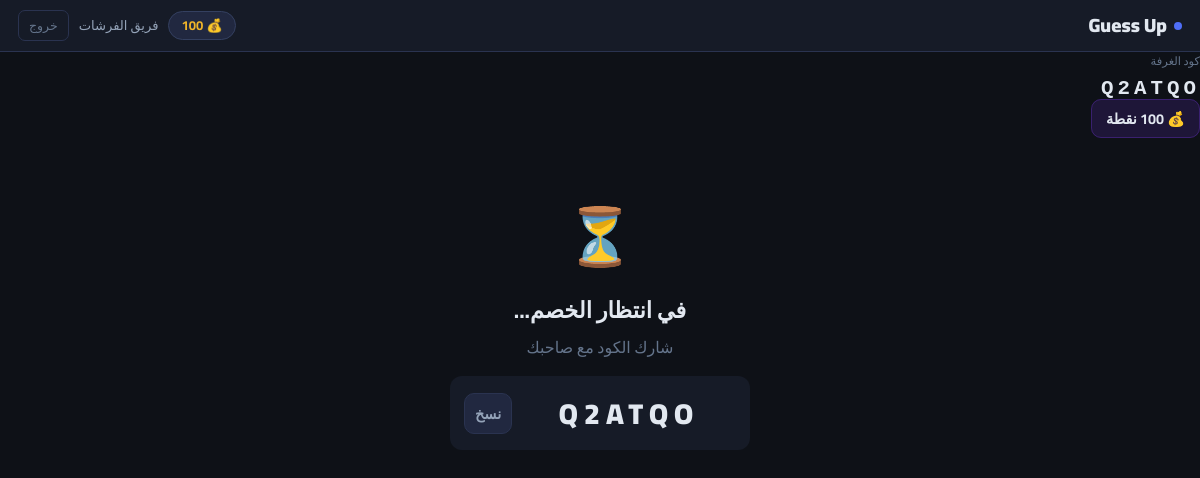
The app's page /room/Q2ATQO (signed in) with its own data.
### models.py (models this page shows, shortened)
class Player(db.Model):
    __tablename__     = 'players'
    id                = db.Column(db.Integer, primary_key=True)
    player_name       = db.Column(db.String(50), unique=True, nullable=False)
    password_hash     = db.Column(db.String(256), nullable=False)
    points            = db.Column(db.Integer, default=100)
    xp                = db.Column(db.Integer, default=0)       # م12: XP
    win_streak        = db.Column(db.Integer, default=0)       # م4: Streak
    best_streak       = db.Column(db.Integer, default=0)       # م4: أحسن streak
    last_daily_reward = db.Column(db.DateTime, nullable=True)  # م2: Daily Reward
    avatar            = db.Column(db.String(200), nullable=True)
    created_at        = db.Column(db.DateTime, default=datetime.utcnow)

class Room(db.Model):
    __tablename__    = 'rooms'
    id               = db.Column(db.Integer, primary_key=True)
    room_code        = db.Column(db.String(10), unique=True, nullable=False)
    bet_points       = db.Column(db.Integer, default=100)
    player1_id       = db.Column(db.Integer, db.ForeignKey('players.id'), nullable=True)
    player2_id       = db.Column(db.Integer, db.ForeignKey('players.id'), nullable=True)
    winner_id        = db.Column(db.Integer, db.ForeignKey('players.id'), nullable=True)
    is_bankrupt_mode = db.Column(db.Boolean, default=False)
    is_bot_game      = db.Column(db.Boolean, default=False)
    is_public        = db.Column(db.Boolean, default=False)
    status           = db.Column(db.String(20), default='waiting')
    random_event     = db.Column(db.String(50), nullable=True)  # م6: Random Event
    created_at       = db.Column(db.DateTime, default=datetime.utcnow)
    player1 = db.relationship('Player', foreign_keys=[player1_id])
    player2 = db.relationship('Player', foreign_keys=[player2_id])
    winner  = db.relationship('Player', foreign_keys=[winner_id])

### app.py (the view)
@app.route('/room/<room_code>')
def game_room(room_code):
    if not is_logged_in(session): return redirect(url_for('index'))
    room   = get_room(room_code)
    if not room: return redirect(url_for('lobby'))
    player = get_player_by_id(session['player_id'])
    if not player: return redirect(url_for('index'))
    event_info = EVENTS_MAP.get(room.random_event, {})
    return render_template('room.html', room=room, player=player,
                           event_info=event_info)

### app.py (called while the page is built)
@app.context_processor
def inject_player():
    def get_player():
        pid=session.get('player_id')
        return Player.query.filter_by(id=pid).first() if pid else None
    return dict(get_player=get_player)

### auth.py (called while the page is built)
def get_player_by_id(player_id):
    return Player.query.filter_by(id=player_id).first()

def is_logged_in(session):
    return 'player_id' in session

### rooms.py (called while the page is built)
def get_room(room_code):
    return Room.query.filter_by(room_code=room_code).first()

### templates/room.html (shortened to what this page needs)
{% extends 'base.html' %}
{% block content %}
<div class="room-header">
    <div>
        <div style="color:var(--muted);font-size:.72rem;margin-bottom:2px">كود الغرفة</div>
        <div class="room-code-display" onclick="copyCode()">{{ room.room_code }}</div>
    </div>
    <div>
        {% if room.is_bot_game %}
            <span class="bet-info">🤖 ضد البوت</span>
        {% else %}
            <span class="bet-info">💰 {{ room.bet_points }} نقطة</span>
        {% endif %}
    </div>
</div>
<div class="game-area">
    <div id="waitingState" class="waiting-state {% if room.is_bot_game %}hidden{% endif %}">
        <div class="big-icon">⏳</div>
        <h2>في انتظار الخصم...</h2>
        <p style="color:var(--muted)">شارك الكود مع صاحبك</p>
        <div class="share-code-box">
            <span>{{ room.room_code }}</span>
            <button onclick="copyCode()" class="btn btn-ghost" style="padding:6px 10px">نسخ</button>
        </div>
    </div>
</div>
{% endblock %}

### templates/base.html (shortened to what this page needs)
<!DOCTYPE html>
<html lang="ar" dir="rtl">
<head>
</head>
<body>
{% if session.player_id %}
<nav>
    <a href="/lobby" class="nav-logo">
        <span class="dot"></span>
        Guess Up
    </a>
    <div class="nav-right">
        {% set me = get_player() %}
        {% if me %}
        <span class="pts-chip">💰 {{ me.points }}</span>
        <a href="/player/{{ session.player_id }}" class="nav-name">{{ session.player_name }}</a>
        {% endif %}
        <form action="/logout" method="get" style="display:inline">
            <button class="btn-logout">خروج</button>
        </form>
    </div>
</nav>
{% endif %}
{% block content %}{% endblock %}
</body>
</html>

### records on screen
Player: points "100", player_name "فريق الفرشات"
Room: room_code "Q2ATQO"
